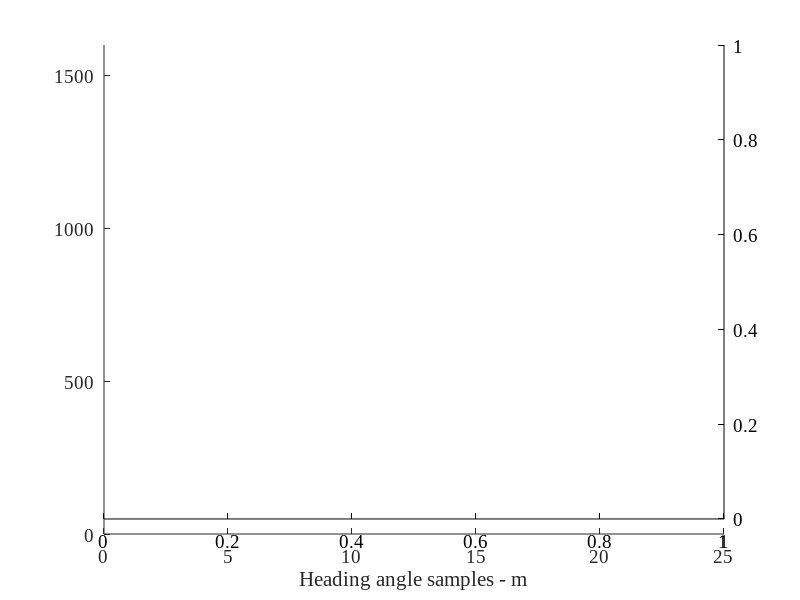

This chart was generated by the following MATLAB code: (Note: this script raises an error after producing the figure.)
clear all
close all

% Change default axes fonts.
set(0,'DefaultAxesFontName', 'Times New Roman')
set(0,'DefaultAxesFontSize', 14)

% Change default text fonts.
set(0,'DefaultTextFontname', 'Times New Roman')
set(0,'DefaultTextFontSize', 14)

outputFilename = 'grapDiffNeighResolution.pdf';
outputFilenamepng = 'grapDiffNeighResolution.png';
SAVE_TO_FILE = true;
%{
sets={{'Tsiligirides Set 3','../data/resultsDiffResolutionsP3/results.txt','Set 3, T_{max}= 55','+-r'},...
      {'Chao diamond-shaped Set','../data/resultsDiffResolutions64/results.txt','Set 64, T_{max}= 55','o-.b'},...
      {'Chao squared-shaped Set','../data/resultsDiffResolutions66/results.txt','Set 66, T_{max}= 65','*:g'}};

sets={{'Tsiligirides Set 3','../data/resultsDiffResolutionsP3/results_r1.2.txt','Set 3, T_{max}= 55','+-r'},...
      {'Chao diamond-shaped Set','../data/resultsDiffResolutions64/results_r1.2.txt','Set 64, T_{max}= 55','o-.b'},...
      {'Chao squared-shaped Set','../data/resultsDiffResolutions66/results_r1.2.txt','Set 66, T_{max}= 65','*:g'}};
%}
%{
sets={{'Tsiligirides Set 3','../data/resultsRVNSDiffResolution/resultsDiffResolutionsP3/results.log','Set 3, T_{max}= 55','-r'},...
      {'Chao diamond-shaped Set','../data/resultsRVNSDiffResolution/resultsDiffResolutions64/results.log','Set 64, T_{max}= 55','-.b'},...
      {'Chao squared-shaped Set','../data/resultsRVNSDiffResolution/resultsDiffResolutions66/results.log','Set 66, T_{max}= 65',':g'}};
%}

  sets={{'Tsiligirides Set 3','../data/resultsDiffNeighSampling/resultsAll.log','Set 3, T_{max}= 55','-r'},...
       {'Chao diamond-shaped Set','../data/resultsDiffNeighSampling/resultsAll.log','Set 64, T_{max}= 55','-.b'},...
       {'Chao squared-shaped Set','../data/resultsDiffNeighSampling/resultsAll.log','Set 66, T_{max}= 65',':g'}};

  
 signs = ['+' 'o' 's' '*' 'd' 'x']  
 signid = 1; 
 
maxRewardAll = 0;
minRewardAll = 1000000000000000000;
fig = figure(1)
widthFig = 520
heightFig = 280
widthFig = 800
%heightFig = 400
heightFig = 300
set(fig,'Position', [0 0 widthFig heightFig]);
hold on
legendsRew={};
legendsTime={};
%ylabel('Collected reward - R')
ylim([0 1600])
xlim([0 25])
xlabel('Heading angle samples - m')

ax1 = gca; % current axes
set(gca, 'Color','none')
ax1_pos = get(ax1,'Position'); % position of first axes
%set(gcf, 'Color', 'None')

ax2 = axes('Position',get(ax1,'Position'),...
       'XAxisLocation','bottom',...
       'YAxisLocation','right',...
       'Color','none',...
       'XColor','k','YColor','k');

ax2.XTick = [0]
linkaxes([ax1 ax2],'x');
ylim(ax2,[0 30000])

hold on


rewardPlots = [];
timePlots = [];
legendsCT = {};
legendsRew = {};
for setID=1:size(sets,2)
setID
set = sets{:,setID};
resultID = 1;
comparisonStruct = struct;
setName = set{1};
resultsMy = parseLog(set{2});
plotLegend = set{3};
plotSyle = set{4};

%legends = {legends{:},plotLegend }
legendReward = strcat('Achieved reward,',{' '},plotLegend);
legendCT = strcat('Computational Time,',{' '},plotLegend );
legendsRew = {legendsRew{:},legendReward{1}};
legendsCT = {legendsCT{:},legendCT{1}};
%legends = {legends{:},legendReward{1},legendCT{1}}
myResultIDs = find(ismember({resultsMy(:).NAME},{setName}));
neigh_resolutions =  unique([resultsMy(myResultIDs).NEIGHBORHOOD_RESOLUTION]);   
%resolutions= [ 1 2 3 4 5 6 7 8 9 10 11 12 13 14 15 16 20 24 28 32];

    for neigh_resolution = neigh_resolutions
        
        sameResolutionstIDs = find(ismember({resultsMy(:).NAME},{setName}) & [resultsMy(:).NEIGHBORHOOD_RESOLUTION] == neigh_resolution);
        
        rew_r1_0_max = max([resultsMy(sameResolutionstIDs).REWARDS]);
        %maxRewardAll = max(maxRewardAll,rew_r1_0_max);
        %minRewardAll = min(minRewardAll,rew_r1_0_max);
        rew_r1_0_mean_ctime_last_imp = mean([resultsMy(sameResolutionstIDs).CTIME_LAST_IMPR]);
        rew_r1_0_mean_ctime = mean([resultsMy(sameResolutionstIDs).CTIME]);
        %mean(A)
       
         %add budget
        %comparisonStruct(resultID).BUDGET = actualBudget;
        comparisonStruct(resultID).NEIGHBORHOOD_RESOLUTION = neigh_resolution;
       
        comparisonStruct(resultID).MY_REWARD_R_1_0_MAX = rew_r1_0_max ;
        comparisonStruct(resultID).CTIME_LAST_IMPR = rew_r1_0_mean_ctime_last_imp/1000 ;
        comparisonStruct(resultID).CTIME = rew_r1_0_mean_ctime/1000 ;
        %comparisonStruct(resultID).MY_REWARD_R_0_0_MEAN = rew_r0_0_mean;
        %comparisonStruct(resultID).MY_REWARD_R_0_5_MEAN = rew_r0_5_mean;
        %comparisonStruct(resultID).MY_REWARD_R_1_0_MEAN = rew_r1_0_mean;
        
        
        %comparisonStruct(resultID).CTIME_S_R_0_0 = rew_r0_0_mean_ctime;
        %comparisonStruct(resultID).CTIME_S_R_0_5 = rew_r0_5_mean_ctime;
        %comparisonStruct(resultID).CTIME_S_R_1_0 = rew_r1_0_mean_ctime;

        resultID = resultID + 1;
    end
    
  % [AX,hndlRew,hndlTime] = plotyy([comparisonStruct(:).RESOLUTION],[comparisonStruct(:).MY_REWARD_R_1_0_MAX],[comparisonStruct(:).RESOLUTION],[comparisonStruct(:).CTIME]);
   hndlRew = plot([comparisonStruct(:).NEIGHBORHOOD_RESOLUTION],[comparisonStruct(:).MY_REWARD_R_1_0_MAX],strcat(signs(signid*2-1),plotSyle),'Parent',ax1)
   
    
   hndlTime = plot([comparisonStruct(:).NEIGHBORHOOD_RESOLUTION],[comparisonStruct(:).CTIME_LAST_IMPR],strcat(signs(signid*2),plotSyle),'Parent',ax2)
   
   timePlots = [timePlots , hndlTime]; 
   rewardPlots = [rewardPlots , hndlRew]; 
   signid= signid +1;
end

%axes(ax1);


%columnlegend(6,legends,'NorthWest');
%gridLegend(rewardPlots,3,legends)
%hdl,nCols,gKey
%columnlegend(3,legends,'NorthWest')
%legend(ax1,legends,'Location','southeast');
%legend(ax2,legends,'Location','southeast');
%legend('boxoff');
ylabel(ax1,'Collected reward - R')
ylabel(ax2,'Computational time [s]')

[legend_h,object_h,plot_h,text_strings] = columnlegend(2,[rewardPlots,timePlots],{legendsRew{:},legendsCT{:}},'northoutside','boxon');
legend_h.set('Position',[0.1 0.75 0.8 0.03])

tightfig
%legend(rewardPlots,legends,'location','northoutside','Orientation','horizontal')
if SAVE_TO_FILE
save2pdf(outputFilename,fig);
print2im(outputFilenamepng, fig,'-alpha');
end






